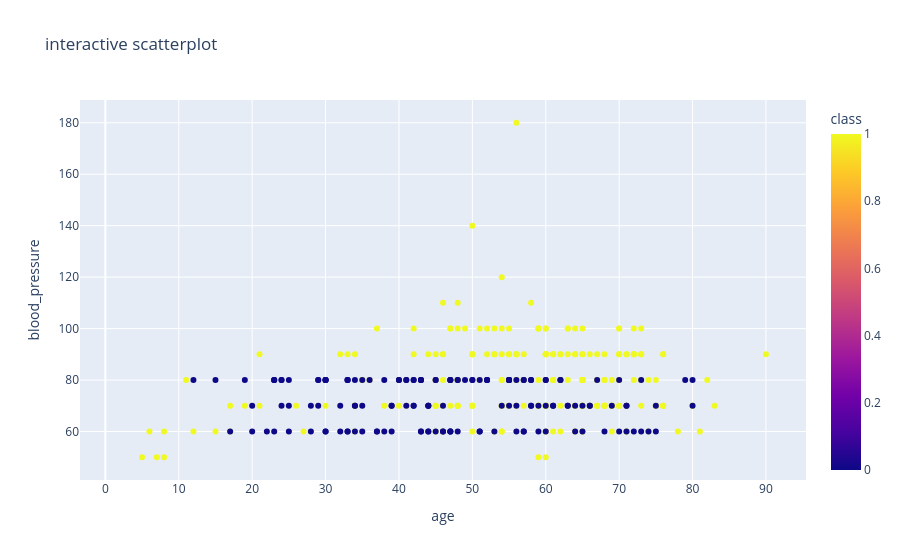

The notebook cell saved with this chart:
### Code cell
fig = px.scatter(df,x = 'age',y ='blood_pressure',color = 'class',hover_data= ['serum_creatinine','haemoglobin'], title = "interactive scatterplot")
fig.show()

### Figure 1 — Plotly figure (JSON) as saved in the notebook; plotly's stock layout.template omitted (floating-point values rounded to 4 significant figures; data arrays with more than 128 entries replaced by an {"elided": "..."} marker saying what was removed)
{"data": [{"customdata": {"elided": "400x2 float values"}, "hovertemplate": "age=%{x}<br>blood_pressure=%{y}<br>serum_creatinine=%{customdata[0]}<br>haemoglobin=%{customdata[1]}<br>class=%{marker.color}<extra></extra>", "legendgroup": "", "marker": {"color": {"elided": "400 int values"}, "coloraxis": "coloraxis", "symbol": "circle"}, "mode": "markers", "name": "", "orientation": "v", "showlegend": false, "type": "scatter", "x": {"elided": "400 float values"}, "xaxis": "x", "y": {"elided": "400 float values"}, "yaxis": "y"}], "layout": {"coloraxis": {"colorbar": {"title": {"text": "class"}}, "colorscale": [[0, "#0d0887"], [0.1111, "#46039f"], [0.2222, "#7201a8"], [0.3333, "#9c179e"], [0.4444, "#bd3786"], [0.5556, "#d8576b"], [0.6667, "#ed7953"], [0.7778, "#fb9f3a"], [0.8889, "#fdca26"], [1, "#f0f921"]]}, "legend": {"tracegroupgap": 0}, "title": {"text": "interactive scatterplot"}, "xaxis": {"anchor": "y", "domain": [0, 1], "title": {"text": "age"}}, "yaxis": {"anchor": "x", "domain": [0, 1], "title": {"text": "blood_pressure"}}}}
